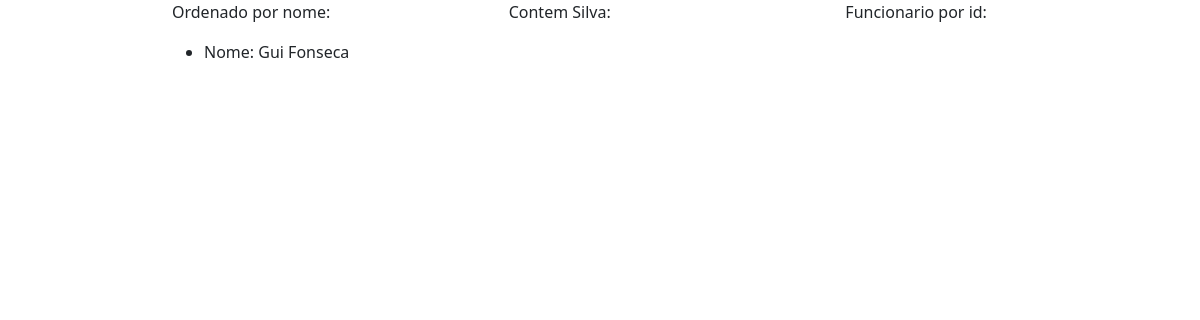
The page /atividade/ on the database as committed earlier.
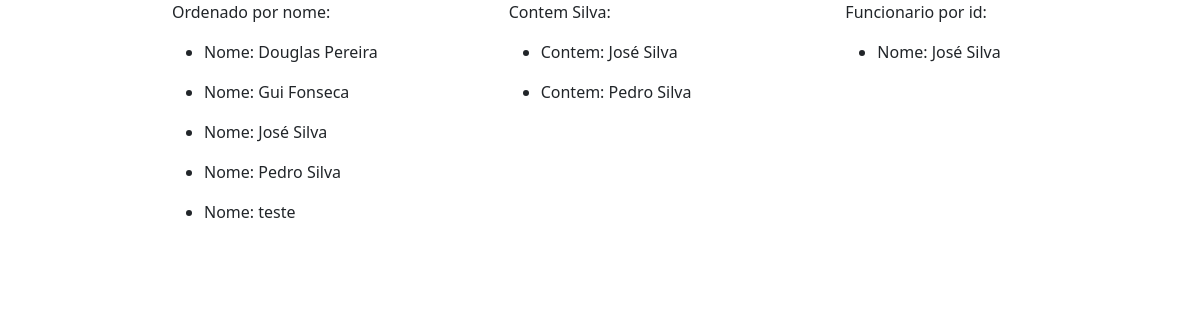
The same page on the database as committed later.
### Funcionarios/models.py (models this page shows, shortened)
class Funcionario(models.Model):
    nome = models.CharField(max_length=100,)
    user = models.OneToOneField(User, on_delete=models.PROTECT,)
    departamentos = models.ManyToManyField(Departamento)
    empresa = models.ForeignKey(Empresa, on_delete=models.PROTECT, null=True, blank=True)

### core/views.py (the view)
# urls.py: path('atividade/', atividade, name='atividade'),
def atividade(request):
    todos = Funcionario.objects.all().order_by('nome')
    contem = Funcionario.objects.filter(nome__icontains='silva')
    empresa = Funcionario.objects.filter(id__in=[2])
    context = {
        'todos':todos,
        'contem':contem,
        'empresa':empresa,
    }
    return render(request, 'core/atividade.html',  context, )

### core/templates/core/atividade.html
{% extends 'base.html' %}
{% block main %}
    <div class="row" style="padding-left: 130px;" >
        <div class="col-sm" >
    <p>Ordenado por nome:</p>
    {% for todo in todos %}
       <ul>
         <li> Nome: {{todo.nome}}</li>
       </ul>
    {%endfor%}
    </div>
    <div class="col-sm">
        <p>Contem Silva:</p>
        {%for tem in contem %}
           <ul>
                 <li>Contem: {{tem.nome}}</li>
           </ul>
        {%endfor%}
     </div>
     <div class="col-sm">
        <p>Funcionario por id:</p>
{% for r in empresa %}
   <ul>
      <li>Nome: {{r.nome}}</li>
   </ul>
{%endfor%}
     </div>
        </div>
{%endblock%}

### templates/base.html (shortened to what this page needs)
{%load static %}
<!DOCTYPE html>
<html lang="en">
<head>
   <link rel="stylesheet" href="{% static 'bootstrap/dist/css/bootstrap.min.css' %}">
</head>
<body>
    <div class="container">
    {% block main %}
    {% endblock %}
</div>
</body>
</html>

Rows that differ between the two databases and show on the page:
added Funcionario: nome "Douglas Pereira"
added Funcionario: nome "José Silva"
added Funcionario: nome "Pedro Silva"
added Funcionario: nome "teste"
